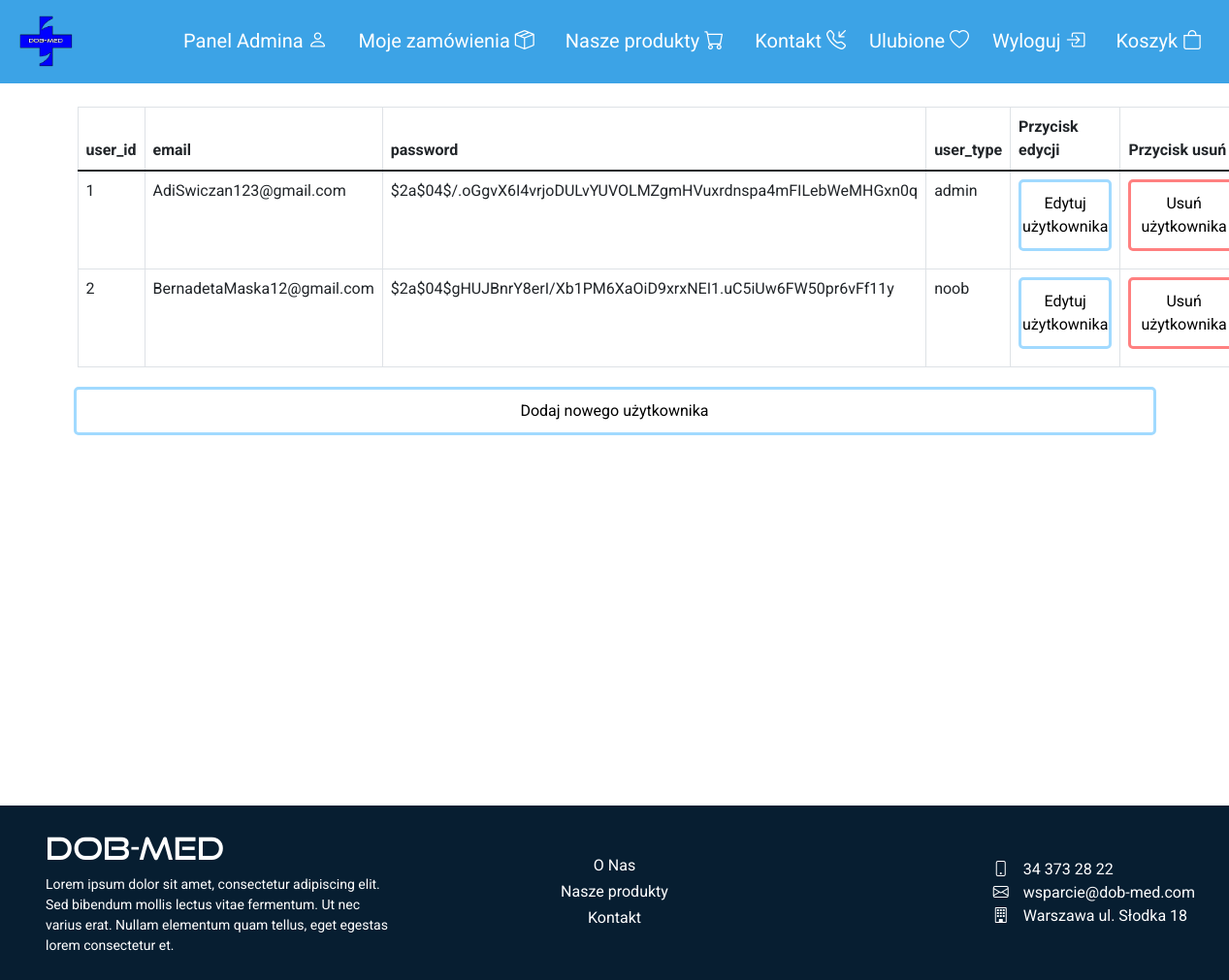
Page /clients_admin.php (signed in) on the committed database.
### tables this page shows
CREATE TABLE users(
    user_id int AUTO_INCREMENT not null,
    email varchar(60) not null,
    password varchar(70) not null,
    user_type varchar(70) default 'noob',
    PRIMARY key(user_id)
    );

### clients_admin.php (the view, shortened to what this page needs)
<?php
include('header.php');
?>
<div class="container">
    <main>
       <div class="d-inline-flex p-1">
        <table class="table table-bordered">
            <thead>
            <th scope="col">user_id</th>
            <th scope="col">email</th>
            <th scope="col">password</th>
            <th scope="col">user_type</th>
            <th scope="col">Przycisk edycji</th>
            <th scope="col">Przycisk usuń</th>
            </thead>
            <?php
            $stmt = $db_con->query("SELECT * FROM users");
            while ($row = $stmt->fetch()) {
                echo "<tr>";
                echo "<td>" . $row['user_id'] . "</td>";
                echo "<td>" . $row['email'] . "</td>";
                echo "<td>" . $row['password'] . "</td>";
                echo "<td>" . $row['user_type'] . "</td>";
                echo "<td><form method='post' action='" . $_SERVER['PHP_SELF'] . "'>
                    <input type='hidden' name='user_id' value='" . $row['user_id'] . "'>
                    <input type='hidden' name='email' value='" . $row['email'] . "'>
                    <input type='hidden' name='password' value='" . $row['password'] . "'>
                    <input type='hidden' name='user_type' value='" . $row['user_type'] . "'>
                    <button name='edit' class='buttonedit' type='Submit'>Edytuj użytkownika</button>
                </form>
                </td>";
                echo "<td><form method='post' action='" . $_SERVER['PHP_SELF'] . "'><input type='hidden' name='user_id' value='" . $row['user_id'] . "'><button name='del' class='buttonClear' type='Submit'>Usuń użytkownika</button></form></td>";
                echo "</tr>";
            }
            ?>
        </table></div>
        <form method="post" action="clients_admin.php">
            <button name="addClient" class='buttonedit' type="submit">Dodaj nowego użytkownika</button>
        </form>
    </main></div>
<?php
include('footer.php');
?>

### style.css (style rules this page uses)
body { font-family: 'Roboto', sans-serif; }
main { min-height:720px; }
.buttonedit { width: 100%; padding: 10px 1px; background-color: #ffffff; border-radius: 5px; transition: all 250ms ease-in-out; border: 3px solid #a1daff; text-decoration: none; color: #000000; margin: 0px; }
table { margin-top:20px; }
.buttonClear { width: 100%; padding: 10px 10px; background-color: #FFFFFF; border-radius: 5px; transition: all 250ms ease-in-out; border: 3px solid #ff8080; margin-bottom: 10px; }

### rows in the picture
users: user_id "1", email "AdiSwiczan123@gmail.com", password "$2a$04$/.oGgvX6I4vrjoDULvYUVOLMZgmHVuxrdnspa4mFILebWeMHGxn0q", user_type "admin"
users: user_id "2", email "BernadetaMaska12@gmail.com", password "$2a$04$gHUJBnrY8erI/Xb1PM6XaOiD9xrxNEI1.uC5iUw6FW50pr6vFf11y", user_type "noob"
